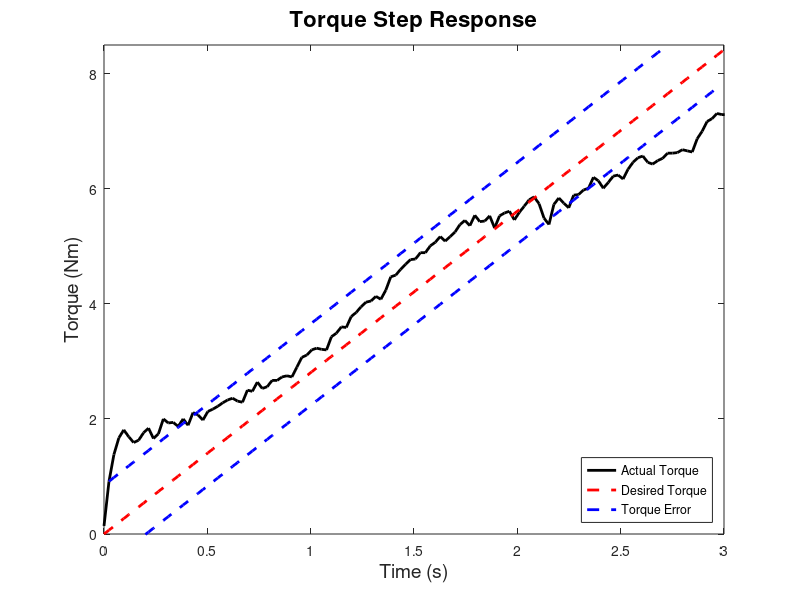

Here is the MATLAB script that generated this plot:
close all;
clear all;

%%
load('TSR_lin_BEST.mat');
des = 2.5;

t = (t-t(1))/1000000;

tr = find(abs(Q) > 0.9*des, 1);

% t0 = t(tr);
t0 = 0;
tf = 3;
r = find(t > t0, 1, 'first'):find(t<tf, 1, 'last');

lin = linspace(0,10, length(t))';
mu = mean(abs(Q(r))-lin(r));
sigma = std(abs(Q(r))-lin(r));
% mu = abs(mean(Q(r)));
% sigma = std(Q(r));


%%

figure(1);
plot((t-t(1)), abs(Q), 'k', 'LineWidth', 2);
hold on;
% plot((t-t(1)), des*ones(size(t)), '--r', 'LineWidth', 2);
% plot(t(r), (mu-sigma)*ones(size(r)), '--b', 'LineWidth', 2);
% plot(t(r), (mu+sigma)*ones(size(r)), '--b', 'LineWidth', 2);
plot((t-t(1)), lin, '--r', 'LineWidth', 2);
plot(t(r), lin(r)+mu+sigma, '--b', 'LineWidth', 2);
plot(t(r), lin(r)+mu-sigma, '--b', 'LineWidth', 2);
title('Torque Step Response', 'fontsize', 16);
xlabel('Time (s)', 'fontsize', 14);
ylabel('Torque (Nm)', 'fontsize', 14);
legend('Actual Torque', 'Desired Torque', 'Torque Error', 'Location', 'SouthEast');
xlim([0, 3]);
ylim([0,8.5]);
